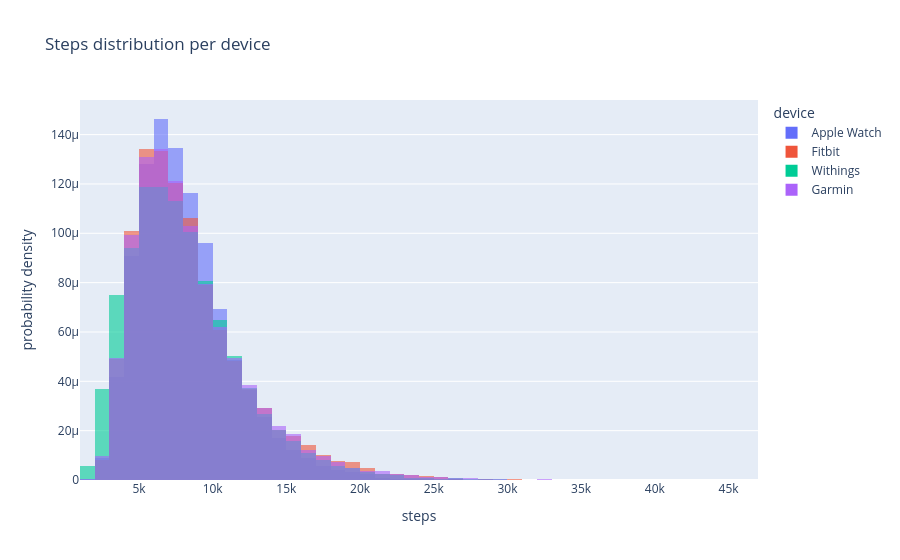

Notebook cell for this chart:
### Code cell
px.histogram(df, x="steps", color="device", barmode="overlay", opacity=0.6,
             histnorm="probability density", nbins=80,
             title="Steps distribution per device")

### Figure 1 — Plotly figure (JSON) as saved in the notebook; plotly's stock layout.template omitted (floating-point values rounded to 4 significant figures; data arrays with more than 128 entries replaced by an {"elided": "..."} marker saying what was removed)
{"data": [{"bingroup": "x", "histnorm": "probability density", "hovertemplate": "device=Apple Watch<br>steps=%{x}<br>probability density=%{y}<extra></extra>", "legendgroup": "Apple Watch", "marker": {"color": "#636efa", "opacity": 0.6, "pattern": {"shape": ""}}, "name": "Apple Watch", "nbinsx": 80, "orientation": "v", "showlegend": true, "type": "histogram", "x": {"elided": "24801 int values"}, "xaxis": "x", "yaxis": "y"}, {"bingroup": "x", "histnorm": "probability density", "hovertemplate": "device=Fitbit<br>steps=%{x}<br>probability density=%{y}<extra></extra>", "legendgroup": "Fitbit", "marker": {"color": "#EF553B", "opacity": 0.6, "pattern": {"shape": ""}}, "name": "Fitbit", "nbinsx": 80, "orientation": "v", "showlegend": true, "type": "histogram", "x": {"elided": "13492 int values"}, "xaxis": "x", "yaxis": "y"}, {"bingroup": "x", "histnorm": "probability density", "hovertemplate": "device=Withings<br>steps=%{x}<br>probability density=%{y}<extra></extra>", "legendgroup": "Withings", "marker": {"color": "#00cc96", "opacity": 0.6, "pattern": {"shape": ""}}, "name": "Withings", "nbinsx": 80, "orientation": "v", "showlegend": true, "type": "histogram", "x": {"elided": "20429 int values"}, "xaxis": "x", "yaxis": "y"}, {"bingroup": "x", "histnorm": "probability density", "hovertemplate": "device=Garmin<br>steps=%{x}<br>probability density=%{y}<extra></extra>", "legendgroup": "Garmin", "marker": {"color": "#ab63fa", "opacity": 0.6, "pattern": {"shape": ""}}, "name": "Garmin", "nbinsx": 80, "orientation": "v", "showlegend": true, "type": "histogram", "x": {"elided": "32468 int values"}, "xaxis": "x", "yaxis": "y"}], "layout": {"barmode": "overlay", "legend": {"title": {"text": "device"}, "tracegroupgap": 0}, "title": {"text": "Steps distribution per device"}, "xaxis": {"anchor": "y", "domain": [0, 1], "title": {"text": "steps"}}, "yaxis": {"anchor": "x", "domain": [0, 1], "title": {"text": "probability density"}}}}
